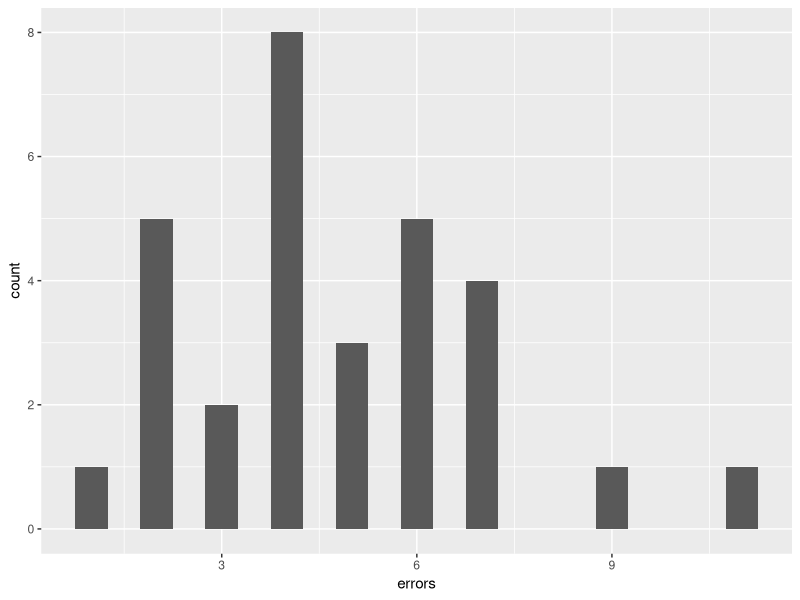
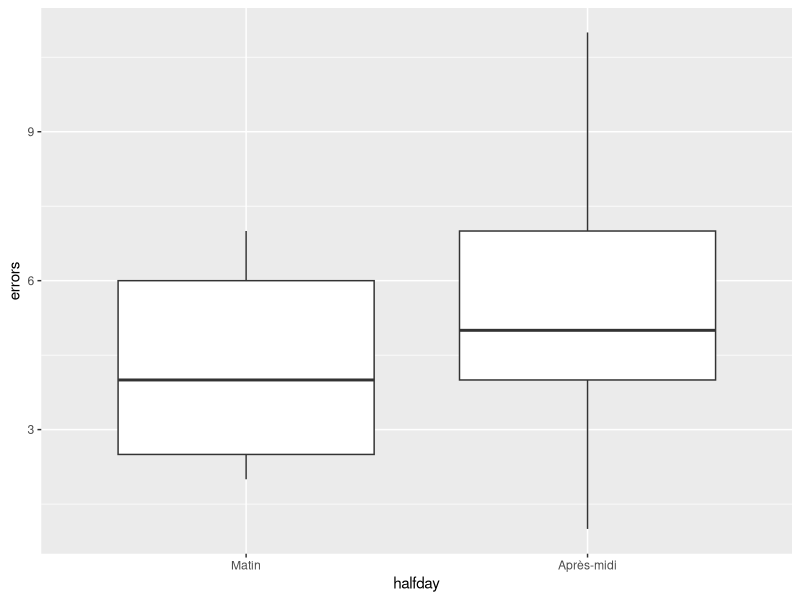
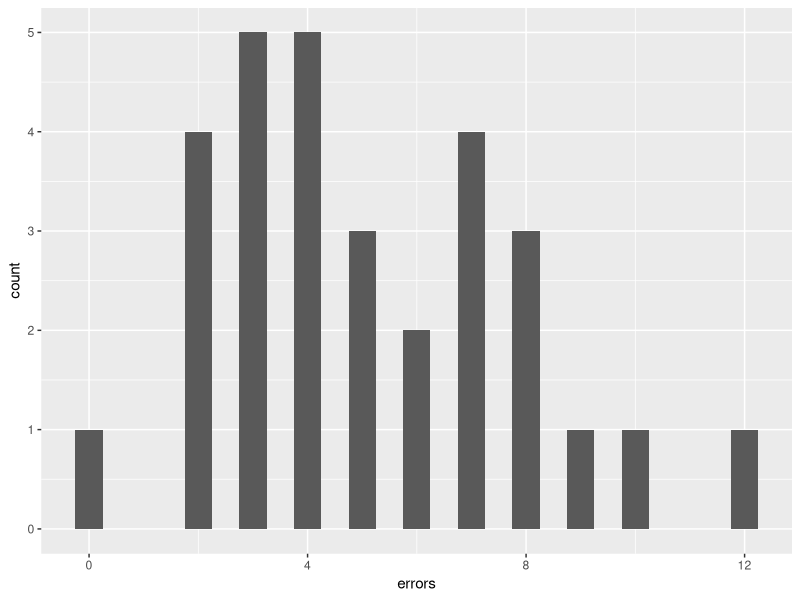
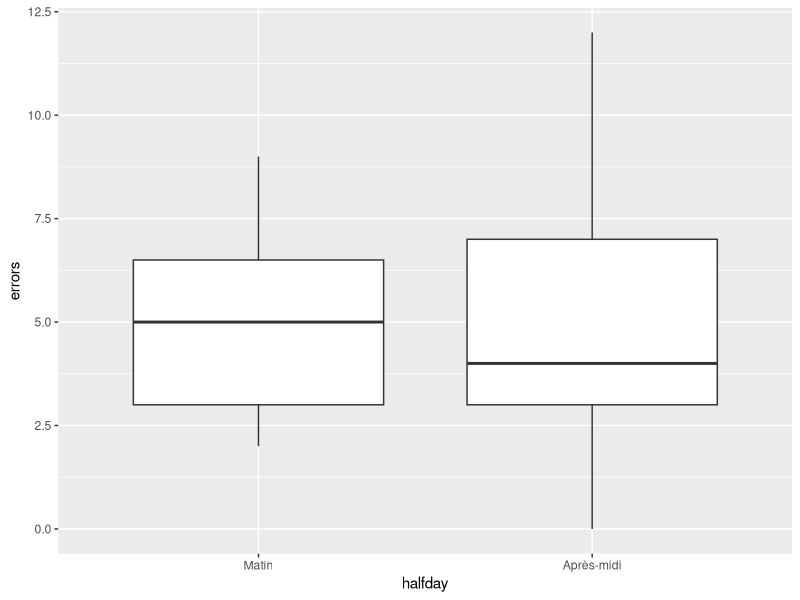
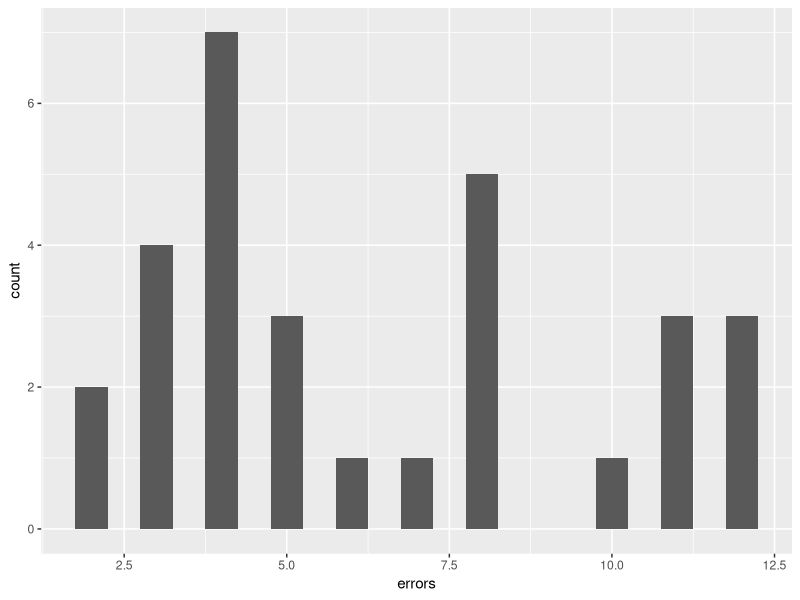
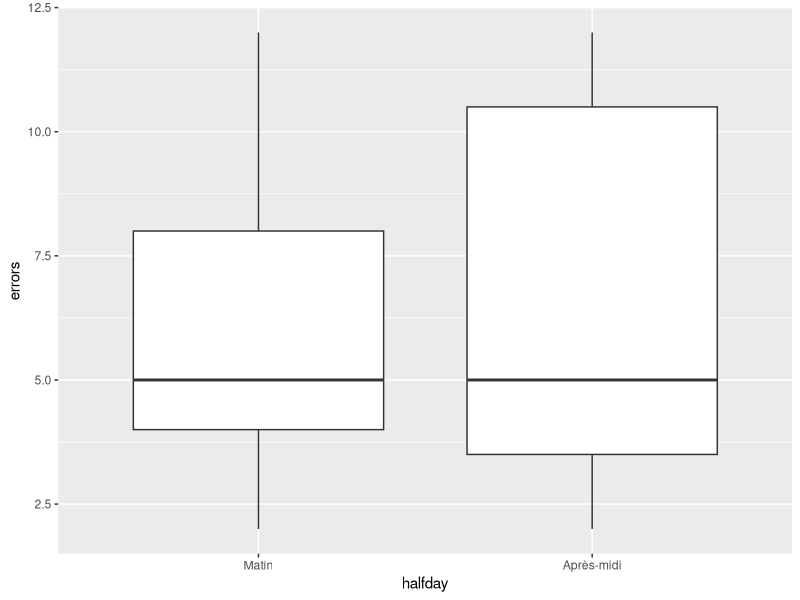
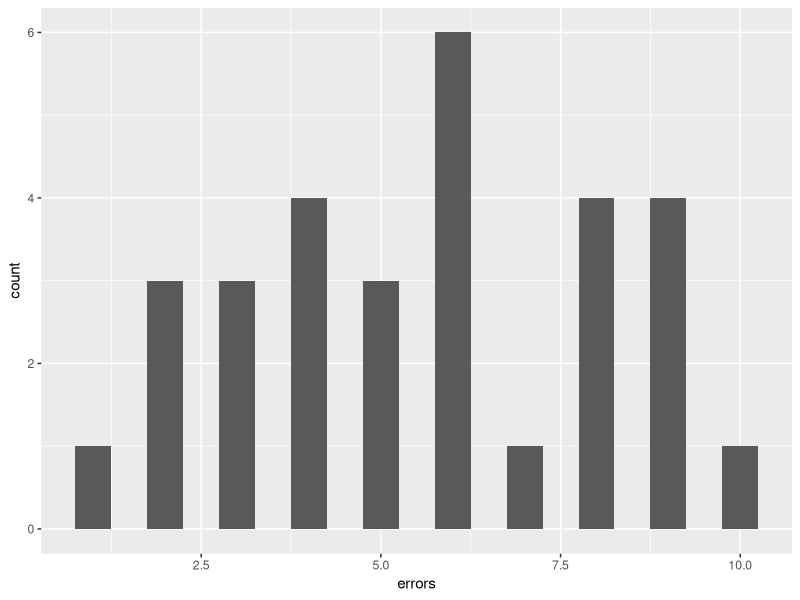
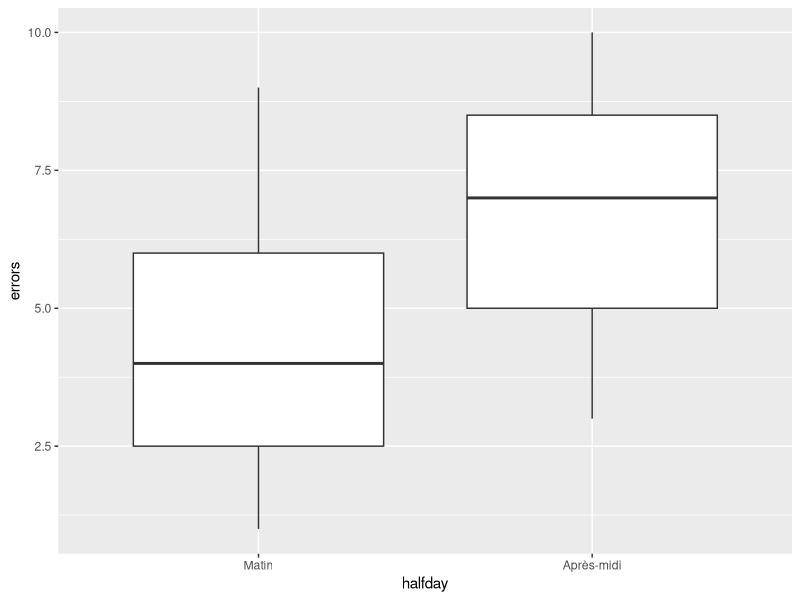

The R script that drew these images, in order:
#' ---
#' title: Caisses
#' subtitle: Exercice "caisses: nombre d'erreurs à la caisse d'un supermarché pendant 30 demi-journées"
#' author: "Bruno Fischer Colonimos"
#' date: Jeudi 15 mars 2018
#' ---


#  Libs
library(ggplot2)


# Génération des données
# runif(1,1,100)

# Paramètres généraux
morning <- "Matin"
afternoon <- "Après-midi"



# Summary function definitions
 #----------------------------
#  population sd
popsd <- function(x) {(length(x) - 1) / length(x) * sd(x)}

my_summary <- function(x) {
        lsumm <- lapply( c(length,
                           mean,
                           popsd,
                           function(x) {quantile(x, probs = c(0, 0.25, 0.5, 0.75, 1),  type = 2)}
        ), 
        function(f) f(x))
        summ <- unlist(lsumm)
        names(summ) <- c("n", "Moyenne", "Ecart-type", "Minimum", "Q1", "Médiane", "Q3", "Maximum")
        summ
}
        


# Make and show data
#--------------------
makedata <-  function(seed = 46, # the random generator seed
                      lambda_morning = 5, # the poisson parameter (morning)
                      shiftmorning = 0, # shift = number to add (+) or substract to the random errors (morning)
                      lambda_afternoon = 10,
                      shiftafternoon = - 4,
                      size = 15, # size of sample to generate
                      morethan_morning = NULL, # minimum error number
                      lessthan_morning = NULL, # maximum error number                     
                      morethan_after = NULL,
                      lessthan_after = NULL
                      ) {
        # generation
        set.seed(seed)
        xam <- rpois(size, lambda = lambda_morning) + shiftmorning  # matinées
        xpm <- rpois(size, lambda = lambda_afternoon) + shiftafternoon # après-midis
        # use max and min limits
        if (!is.null(lessthan_morning)) xam[xam > lessthan_morning] <- lessthan_morning
        if (!is.null(morethan_morning)) xam[xam < morethan_morning] <- morethan_morning
        if (!is.null(lessthan_after)) xpm[xpm > lessthan_after] <- lessthan_after
        if (!is.null(morethan_after)) xpm[xpm < morethan_after] <- morethan_after
        # labels
        lam <- rep(morning, times = size)
        lpm <- rep("Après-midi", times = size)        
        
        
        # vérification / summaries

        
        dfsum <- data.frame( Matin = my_summary(xam), Après_midi = my_summary(xpm))
        # print(dfsum)
        
        # graphes
        #  generated sample data: all error number for all halfdays
        dfgr <- data.frame(halfday = factor(c(lam, lpm), levels = c(morning, afternoon)),
                           errors = c(xam, xpm))
        
        # boxplot
        boxp <- ggplot(data = dfgr, aes(halfday, errors)) + geom_boxplot()
        # barplot
        barp <- ggplot(data = dfgr, aes(errors)) + geom_bar(width = .5)
        
        # return dataframe and summary
        list(data = dfgr, 
             summaries = dfsum,
             barp = barp,
             boxp = boxp 
             )
}


data1 <- makedata(46) # ok
makedata(50)
data2 <- makedata(51, lambda_morning = 6, shiftmorning = 0, lambda_afternoon = 12, shiftafternoon = -4) # ok

data3 <- makedata(55, lambda_morning = 8, shiftmorning = -2, 
         lambda_afternoon = 10,shiftafternoon = -4, morethan_after = 3) # ok

# see results
data1

data2
data3

# new:
dataB1 <- makedata(46, size = 60, morethan_after = 0, lessthan_morning = 10)
dataB1
